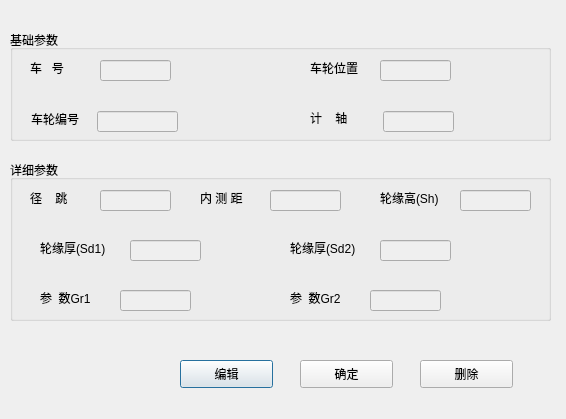
<?xml version="1.0" encoding="UTF-8"?>
<ui version="4.0">
 <class>DlgWheelDtl</class>
 <widget class="QDialog" name="DlgWheelDtl">
  <property name="geometry">
   <rect>
    <x>0</x>
    <y>0</y>
    <width>566</width>
    <height>419</height>
   </rect>
  </property>
  <property name="windowTitle">
   <string>Dialog</string>
  </property>
  <widget class="QGroupBox" name="groupBox">
   <property name="geometry">
    <rect>
     <x>10</x>
     <y>30</y>
     <width>541</width>
     <height>111</height>
    </rect>
   </property>
   <property name="title">
    <string>基础参数</string>
   </property>
   <widget class="QLabel" name="label">
    <property name="geometry">
     <rect>
      <x>20</x>
      <y>30</y>
      <width>71</width>
      <height>16</height>
     </rect>
    </property>
    <property name="text">
     <string>车   号</string>
    </property>
   </widget>
   <widget class="QLabel" name="label_3">
    <property name="geometry">
     <rect>
      <x>300</x>
      <y>80</y>
      <width>62</width>
      <height>16</height>
     </rect>
    </property>
    <property name="text">
     <string>计    轴</string>
    </property>
   </widget>
   <widget class="QLabel" name="label_4">
    <property name="geometry">
     <rect>
      <x>300</x>
      <y>30</y>
      <width>72</width>
      <height>15</height>
     </rect>
    </property>
    <property name="text">
     <string>车轮位置</string>
    </property>
   </widget>
   <widget class="QLabel" name="label_5">
    <property name="geometry">
     <rect>
      <x>21</x>
      <y>81</y>
      <width>60</width>
      <height>16</height>
     </rect>
    </property>
    <property name="text">
     <string>车轮编号</string>
    </property>
   </widget>
   <widget class="QLineEdit" name="lineTrain">
    <property name="enabled">
     <bool>false</bool>
    </property>
    <property name="geometry">
     <rect>
      <x>90</x>
      <y>30</y>
      <width>71</width>
      <height>21</height>
     </rect>
    </property>
   </widget>
   <widget class="QLineEdit" name="lineWheelLoc">
    <property name="enabled">
     <bool>false</bool>
    </property>
    <property name="geometry">
     <rect>
      <x>370</x>
      <y>30</y>
      <width>71</width>
      <height>21</height>
     </rect>
    </property>
   </widget>
   <widget class="QLineEdit" name="lineAxle">
    <property name="enabled">
     <bool>false</bool>
    </property>
    <property name="geometry">
     <rect>
      <x>373</x>
      <y>81</y>
      <width>71</width>
      <height>21</height>
     </rect>
    </property>
   </widget>
   <widget class="QLineEdit" name="lineRFID">
    <property name="enabled">
     <bool>false</bool>
    </property>
    <property name="geometry">
     <rect>
      <x>87</x>
      <y>81</y>
      <width>81</width>
      <height>21</height>
     </rect>
    </property>
   </widget>
  </widget>
  <widget class="QGroupBox" name="groupBox_2">
   <property name="geometry">
    <rect>
     <x>10</x>
     <y>160</y>
     <width>541</width>
     <height>161</height>
    </rect>
   </property>
   <property name="title">
    <string>详细参数</string>
   </property>
   <widget class="QLabel" name="label_2">
    <property name="geometry">
     <rect>
      <x>20</x>
      <y>30</y>
      <width>72</width>
      <height>15</height>
     </rect>
    </property>
    <property name="text">
     <string>径    跳</string>
    </property>
   </widget>
   <widget class="QLabel" name="label_6">
    <property name="geometry">
     <rect>
      <x>370</x>
      <y>30</y>
      <width>81</width>
      <height>16</height>
     </rect>
    </property>
    <property name="text">
     <string>轮缘高(Sh)</string>
    </property>
   </widget>
   <widget class="QLabel" name="label_7">
    <property name="geometry">
     <rect>
      <x>30</x>
      <y>80</y>
      <width>81</width>
      <height>16</height>
     </rect>
    </property>
    <property name="text">
     <string>轮缘厚(Sd1)</string>
    </property>
   </widget>
   <widget class="QLabel" name="label_8">
    <property name="geometry">
     <rect>
      <x>280</x>
      <y>80</y>
      <width>81</width>
      <height>16</height>
     </rect>
    </property>
    <property name="text">
     <string>轮缘厚(Sd2)</string>
    </property>
   </widget>
   <widget class="QLabel" name="label_9">
    <property name="geometry">
     <rect>
      <x>30</x>
      <y>130</y>
      <width>81</width>
      <height>16</height>
     </rect>
    </property>
    <property name="text">
     <string>参  数Gr1</string>
    </property>
   </widget>
   <widget class="QLabel" name="label_10">
    <property name="geometry">
     <rect>
      <x>280</x>
      <y>130</y>
      <width>81</width>
      <height>16</height>
     </rect>
    </property>
    <property name="text">
     <string>参  数Gr2</string>
    </property>
   </widget>
   <widget class="QLabel" name="label_11">
    <property name="geometry">
     <rect>
      <x>190</x>
      <y>30</y>
      <width>81</width>
      <height>16</height>
     </rect>
    </property>
    <property name="text">
     <string>内 测 距</string>
    </property>
   </widget>
   <widget class="QLineEdit" name="lineRadiuJump">
    <property name="enabled">
     <bool>false</bool>
    </property>
    <property name="geometry">
     <rect>
      <x>90</x>
      <y>30</y>
      <width>71</width>
      <height>21</height>
     </rect>
    </property>
   </widget>
   <widget class="QLineEdit" name="lineInLength">
    <property name="enabled">
     <bool>false</bool>
    </property>
    <property name="geometry">
     <rect>
      <x>260</x>
      <y>30</y>
      <width>71</width>
      <height>21</height>
     </rect>
    </property>
   </widget>
   <widget class="QLineEdit" name="lineSh">
    <property name="enabled">
     <bool>false</bool>
    </property>
    <property name="geometry">
     <rect>
      <x>450</x>
      <y>30</y>
      <width>71</width>
      <height>21</height>
     </rect>
    </property>
   </widget>
   <widget class="QLineEdit" name="lineSd1">
    <property name="enabled">
     <bool>false</bool>
    </property>
    <property name="geometry">
     <rect>
      <x>120</x>
      <y>80</y>
      <width>71</width>
      <height>21</height>
     </rect>
    </property>
   </widget>
   <widget class="QLineEdit" name="lineSd2">
    <property name="enabled">
     <bool>false</bool>
    </property>
    <property name="geometry">
     <rect>
      <x>370</x>
      <y>80</y>
      <width>71</width>
      <height>21</height>
     </rect>
    </property>
   </widget>
   <widget class="QLineEdit" name="lineGr1">
    <property name="enabled">
     <bool>false</bool>
    </property>
    <property name="geometry">
     <rect>
      <x>110</x>
      <y>130</y>
      <width>71</width>
      <height>21</height>
     </rect>
    </property>
   </widget>
   <widget class="QLineEdit" name="lineGr2">
    <property name="enabled">
     <bool>false</bool>
    </property>
    <property name="geometry">
     <rect>
      <x>360</x>
      <y>130</y>
      <width>71</width>
      <height>21</height>
     </rect>
    </property>
   </widget>
  </widget>
  <widget class="QPushButton" name="btnEdit">
   <property name="geometry">
    <rect>
     <x>180</x>
     <y>360</y>
     <width>93</width>
     <height>28</height>
    </rect>
   </property>
   <property name="text">
    <string>编辑</string>
   </property>
  </widget>
  <widget class="QPushButton" name="btnOK">
   <property name="geometry">
    <rect>
     <x>300</x>
     <y>360</y>
     <width>93</width>
     <height>28</height>
    </rect>
   </property>
   <property name="text">
    <string>确定</string>
   </property>
  </widget>
  <widget class="QPushButton" name="btnDel">
   <property name="geometry">
    <rect>
     <x>420</x>
     <y>360</y>
     <width>93</width>
     <height>28</height>
    </rect>
   </property>
   <property name="text">
    <string>删除</string>
   </property>
  </widget>
 </widget>
 <resources/>
 <connections/>
</ui>
